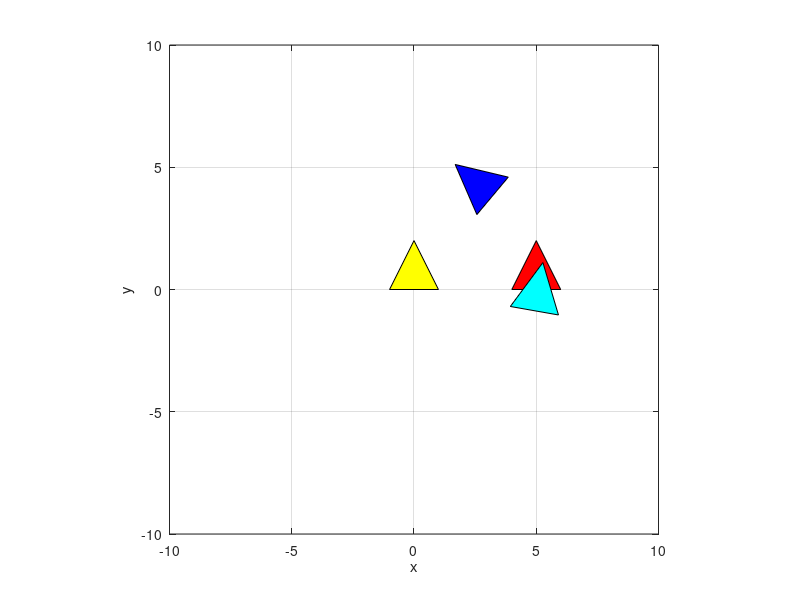

The MATLAB source for this figure:
%%ex1
P1 = [-1,0]';
P2 = [1, 0]';
P3 = [0, 2]';
A1 = [P1, P2, P3];
A2 = A1 + [5, 0]';

%concatenar fill(A2(1,:),A2(2,:),'b') e fill(A1(1,:),A1(2,:),'r'); 
fill(A1(1,:),A1(2,:),'y', A2(1,:),A2(2,:),'r' );
axis([-10 10 -10 10])

grid on
hold on
xlabel('x')
ylabel('y')
axis equal
grid on

%%ex2
%angulo de 50º
rot_angle=-50*pi/180
rotation=[cos(rot_angle), sin(rot_angle); -sin(rot_angle), cos(rot_angle)]
A3=rotation*A2

fill(A3(1,:), A3(2,:), 'b');

xlabel('x')
ylabel('y')
zlabel('z')
axis equal
grid on
hold on

%drawing multiple triangles
triangle=fill(A3(1,:), A3(2,:), 'c');

start_angle=60
end_angle=350
step=100

angles = linspace(start_angle, end_angle, step)*pi/180;

for angle=angles
    rotation2 = [cos(angle) -sin(angle)
    sin(angle) cos(angle)];
    A3 = rotation2*A2;
    set(triangle, 'XData', A3(1,:),'YData',A3(2,:));
    pause(1/25);
end
